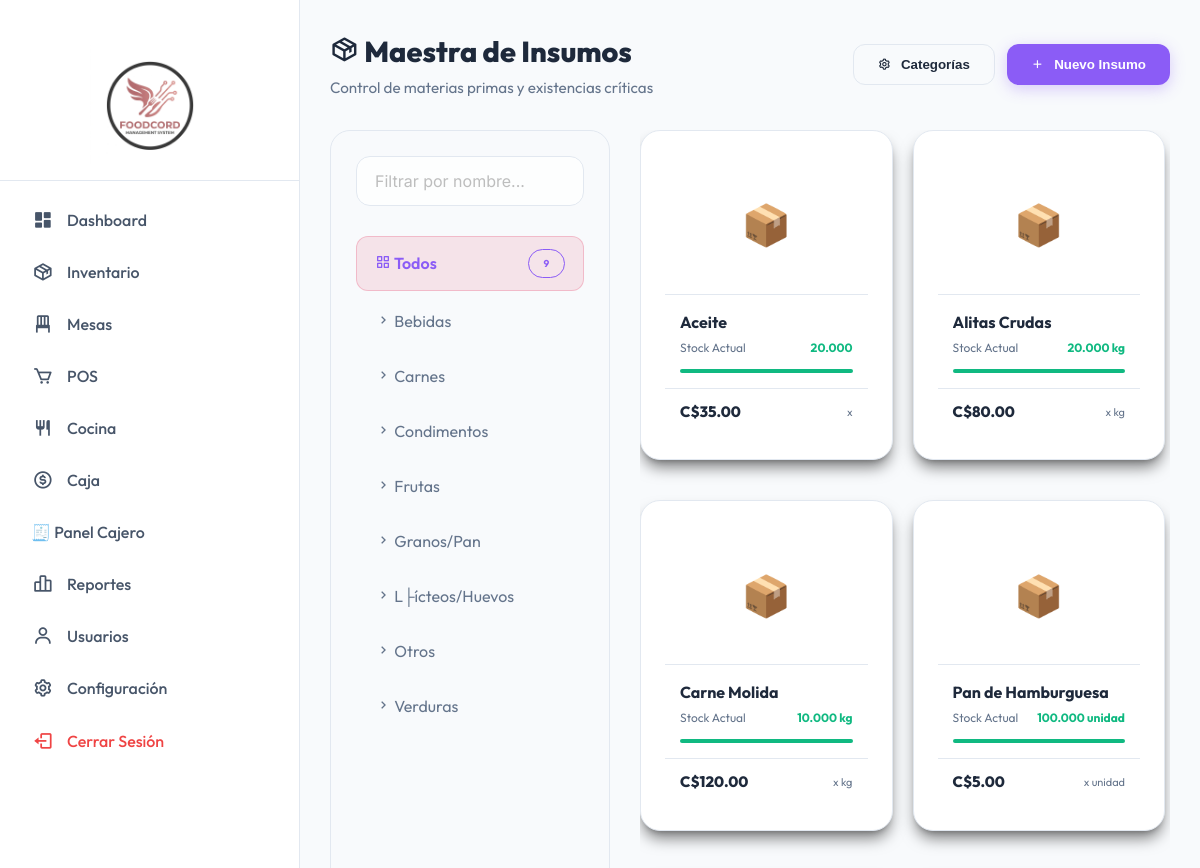
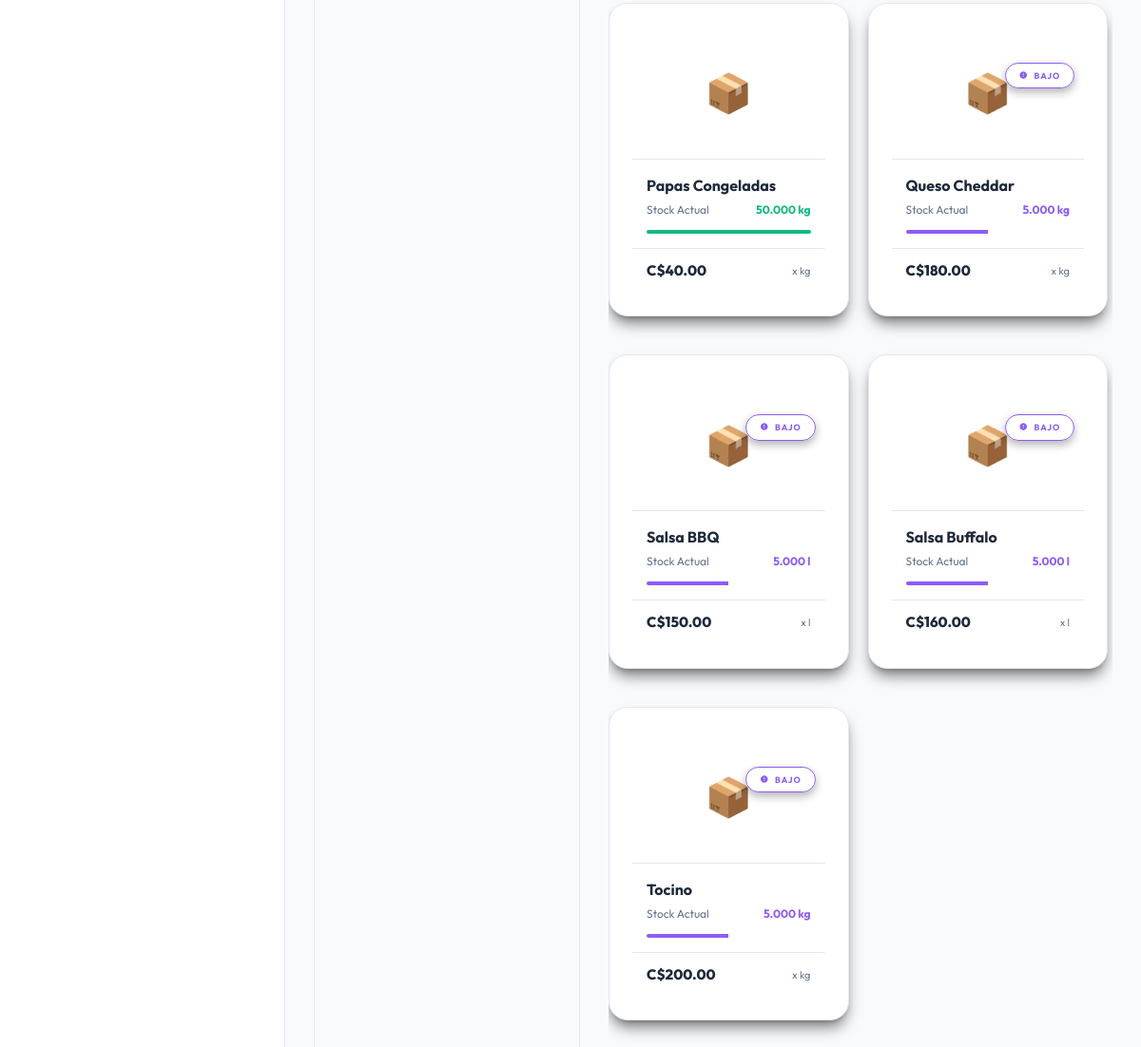
Page /inventario_insumos.php (signed in) on the committed database (2 pictures, top to bottom).
### tables this page shows
CREATE TABLE IF NOT EXISTS modules (
    id INT AUTO_INCREMENT PRIMARY KEY,
    module_key VARCHAR(50) UNIQUE NOT NULL,
    name VARCHAR(100) NOT NULL,
    icon VARCHAR(10) DEFAULT '',
    file_path VARCHAR(100) NOT NULL,
    display_order INT DEFAULT 0,
    is_active TINYINT(1) DEFAULT 1,
    created_at TIMESTAMP DEFAULT CURRENT_TIMESTAMP
);

CREATE TABLE `ingredient_categories` (
  `id` int(11) NOT NULL AUTO_INCREMENT,
  `name` varchar(100) NOT NULL,
  `description` text DEFAULT NULL,
  PRIMARY KEY (`id`)
);

CREATE TABLE `ingredients` (
  `id` int(11) NOT NULL AUTO_INCREMENT,
  `name` varchar(100) NOT NULL,
  `icon` varchar(50) DEFAULT NULL,
  `image_url` varchar(255) DEFAULT NULL,
  `unit` enum('kg','g','l','ml','unidad') NOT NULL DEFAULT 'unidad',
  `cost` decimal(10,2) NOT NULL DEFAULT 0.00 COMMENT 'Cost per unit',
  `stock` decimal(10,3) NOT NULL DEFAULT 0.000,
  `min_stock` decimal(10,3) DEFAULT 5.000,
  `created_at` timestamp NOT NULL DEFAULT current_timestamp(),
  `category_id` int(11) DEFAULT NULL,
  PRIMARY KEY (`id`)
);

### includes/modules_helper.php (called while the page is built, shortened)
<?php
function getUserModules($pdo, $role_id)
{
    try {
        $stmt = $pdo->prepare('
            SELECT m.*
            FROM modules m
            INNER JOIN role_modules rm ON m.id = rm.module_id
            WHERE rm.role_id = ? AND m.is_active = 1
            ORDER BY m.display_order ASC
        ');
        $stmt->execute([$role_id]);
        return $stmt->fetchAll(PDO::FETCH_ASSOC);
    } catch (Exception $e) {
        return [];
    }
}

### inventario_insumos.php (the view, shortened to what this page needs)
<?php
require_once __DIR__ . '/includes/inventory_helper.php';
require_once __DIR__ . '/includes/modules_helper.php';
$stmt = $pdo->query("SELECT * FROM ingredient_categories ORDER BY name ASC");
$categories = $stmt->fetchAll(PDO::FETCH_ASSOC);
$stmt = $pdo->query("SELECT * FROM ingredients ORDER BY name ASC");
$ingredients = $stmt->fetchAll(PDO::FETCH_ASSOC);
include __DIR__ . '/includes/header.php';
?><div class="dashboard-wrapper">
    <?php include __DIR__ . '/includes/sidebar.php'; ?>
    <main class="main-content">
        <div class="fc-header" style="margin-bottom: 30px;">
            <div class="fc-header-left">
                <h1><i class='bx bx-package'></i> Maestra de Insumos</h1>
                <p>Control de materias primas y existencias críticas</p>
            </div>
            <div class="fc-header-right no-print">
                <div style="display: flex; gap: 12px;">
                    <button class="fc-btn fc-btn-outline" onclick="openCatManager()">
                        <i class='bx bx-cog'></i> Categorías
                    </button>
                    <button class="fc-btn fc-btn-primary" onclick="initNewIngredient()">
                        <i class='bx bx-plus'></i> Nuevo Insumo
                    </button>
                </div>
            </div>
        </div>
        <div class="inventory-container">
            <aside class="inventory-sidebar">
                <div style="margin-bottom: 10px;">
                    <input type="text" id="gridSearch" placeholder="Filtrar por nombre..." class="fc-input" onkeyup="filterGrid()">
                </div>
                <div class="category-list" style="display:flex; flex-direction:column; gap:5px;">
                    <div class="category-item active" onclick="filterCategory('all', this)">
                        <span><i class='bx bx-grid-alt'></i> Todos</span>
                        <span class="fc-badge fc-badge-outline" style="font-size: 10px;"><?= count($ingredients) ?></span>
                    </div>
                    <?php foreach ($categories as $cat): ?>
                        <div class="category-item" onclick="filterCategory(<?= $cat['id'] ?>, this)">
                            <span><i class='bx bx-chevron-right'></i> <?= htmlspecialchars($cat['name']) ?></span>
                        </div>
                    <?php endforeach; ?>
                </div>
            </aside>
            <div class="inventory-main">
                <div style="display: grid; grid-template-columns: repeat(auto-fill, minmax(220px, 1fr)); gap: 20px;" id="ingGrid">
                    <?php foreach ($ingredients as $ing): ?>
                        <?php
                        $isLow = $ing['stock'] <= $ing['min_stock'];
                        $isCritical = $ing['stock'] <= ($ing['min_stock'] / 2);
                        ?>
                        <div class="fc-card insumo-card" data-cat="<?= $ing['category_id'] ?>" data-name="<?= strtolower($ing['name']) ?>"
                             onclick='loadIngredient(<?= htmlspecialchars(json_encode($ing, JSON_HEX_APOS | JSON_HEX_QUOT), ENT_QUOTES, 'UTF-8') ?>)'>
                            <div class="insumo-image">
                                <?php if($isLow): ?>
                                    <div class="insumo-status">
                                        <span class="fc-badge <?= $isCritical ? 'fc-badge-primary' : 'fc-badge-outline' ?>" style="font-size: 9px; box-shadow: 0 4px 10px rgba(0,0,0,0.3);">
                                            <i class='bx bxs-error-circle'></i> <?= $isCritical ? 'CRÍTICO' : 'BAJO' ?>
                                        </span>
                                    </div>
                                <?php endif; ?>
                                <?php if ($ing['image_url']): ?>
                                    <img src="<?= htmlspecialchars($ing['image_url']) ?>">
                                <?php else: ?>
                                    <span><?= $ing['icon'] ?: '📦' ?></span>
                                <?php endif; ?>
                            </div>
                            <div class="insumo-content">
                                <div class="insumo-title"><?= htmlspecialchars($ing['name']) ?></div>
                                <div class="insumo-meta">
                                    <span>Stock Actual</span>
                                    <span style="color: <?= $isLow ? 'var(--fc-primary)' : '#10b981' ?>; font-weight: 700;">
                                        <?= $ing['stock'] ?> <?= $ing['unit'] ?>
                                    </span>
                                </div>
                                <div style="height: 4px; background: rgba(255,255,255,0.05); border-radius: 10px; overflow: hidden;">
                                    <?php
                                    $perc = min(100, ($ing['stock'] / (max($ing['min_stock'] * 2, 1))) * 100);
                                    $barColor = $isLow ? 'var(--fc-primary)' : '#10b981';
                                    ?>
                                    <div style="width: <?= $perc ?>%; height: 100%; background: <?= $barColor ?>; transition: width 0.3s;"></div>
                                </div>
                            </div>
                            <div class="insumo-footer">
                                <div class="insumo-price">C$<?= number_format($ing['cost'], 2) ?></div>
                                <div style="font-size: 11px; color: var(--fc-text-sec);">x <?= $ing['unit'] ?></div>
                            </div>
                        </div>
                    <?php endforeach; ?>
                </div>
            </div>
        </div>
    </main>
</div>
<?php include __DIR__ . '/includes/footer.php'; ?>

### includes/sidebar.php (shortened to what this page needs)
<?php
require_once __DIR__ . '/modules_helper.php';
$company_name = 'Sistema Pizzería';
$company_logo = '';
try {
    $stmt = $pdo->query("SHOW TABLES LIKE 'settings'");
    if ($stmt->rowCount() > 0) {
        $stmt = $pdo->prepare("SELECT setting_key, setting_value FROM settings WHERE setting_key IN ('company_name', 'company_logo', 'show_company_name')");
        $stmt->execute();
        $settings = $stmt->fetchAll(PDO::FETCH_KEY_PAIR);
        if (!empty($settings['company_name'])) {
            $company_name = $settings['company_name'];
        }
        if (!empty($settings['company_logo'])) {
            $company_logo = $settings['company_logo'];
        }
    }
} catch (Exception $e) {
}
$current_page = basename($_SERVER['PHP_SELF']);
$user_modules = [];
if (modulesTableExists($pdo)) {
    $user_modules = getUserModules($pdo, $_SESSION['role_id']);
}
$use_legacy = empty($user_modules);
function getIcon($page)
{
    switch ($page) {
        case 'inicio.php':
            return "<i class='bx bxs-dashboard'></i>";
        case 'productos.php':
            return "<i class='bx bx-package'></i>";
        case 'mesas.php':
            return "<i class='bx bx-chair'></i>";
        case 'venta.php':
            return "<i class='bx bx-cart'></i>";
        case 'cocina.php':
            return "<i class='bx bx-restaurant'></i>";
        case 'caja.php':
            return "<i class='bx bx-dollar-circle'></i>";
        case 'reportes.php':
            return "<i class='bx bx-bar-chart-alt-2'></i>";
        case 'usuarios.php':
            return "<i class='bx bx-user'></i>";
        case 'configuracion.php':
            return "<i class='bx bx-cog'></i>";
        default:
            return "<i class='bx bx-circle'></i>";
    }
}
?>
<aside class="sidebar">
    <div class="sidebar-header">
        <?php if ($company_logo): ?>
            <div class="logo-container">
                <img src="<?= htmlspecialchars($company_logo) ?>?v=<?= time() ?>" alt="Logo" class="sidebar-logo">
            </div>
        <?php else: ?>
            <h2><i class='bx bx-dish' style="color: var(--fc-primary);"></i> <?= htmlspecialchars($company_name) ?></h2>
        <?php endif; ?>
    </div>
    <ul class="sidebar-menu">
        <?php if ($use_legacy): ?>
            <?php if ($_SESSION['role_id'] == 1 || $_SESSION['role_id'] == 5):  ?>
                <li><a href="inicio.php"
                        class="<?= $current_page == 'inicio.php' ? 'active' : '' ?>"><?= getIcon('inicio.php') ?> Dashboard</a>
                </li>
                <li><a href="productos.php"
                        class="<?= $current_page == 'productos.php' ? 'active' : '' ?>"><?= getIcon('productos.php') ?>
                        Menú</a>
                </li>
                <li><a href="inventario_insumos.php"
                        class="<?= $current_page == 'inventario_insumos.php' ? 'active' : '' ?>"><?= getIcon('inventario_insumos.php') ?>
                        Insumos</a></li>
                <li><a href="gestion_recetas.php"
                        class="<?= $current_page == 'gestion_recetas.php' ? 'active' : '' ?>"><?= getIcon('gestion_recetas.php') ?>
                        Recetas/Costos</a></li>
            <?php endif; ?>
            <?php if ($_SESSION['role_id'] == 1 || $_SESSION['role_id'] == 5 || $_SESSION['role_id'] == 2):  ?>
                <li><a href="mesas.php" class="<?= $current_page == 'mesas.php' ? 'active' : '' ?>"><?= getIcon('mesas.php') ?>
                        Mesas</a></li>
            <?php endif; ?>
            <?php if ($_SESSION['role_id'] == 1 || $_SESSION['role_id'] == 5):  ?>
                <!-- <li><a href="mesas.php?tab=libre"
                        class="<?= $current_page == 'venta.php' ? 'active' : '' ?>"><?= getIcon('venta.php') ?>
                        POS</a></li> -->
                <li><a href="cocina.php"
                        class="<?= $current_page == 'cocina.php' ? 'active' : '' ?>"><?= getIcon('cocina.php') ?> Cocina</a>
                </li>
                <li><a href="caja.php" class="<?= $current_page == 'caja.php' ? 'active' : '' ?>"><?= getIcon('caja.php') ?>
                        Caja</a></li>
                <li><a href="cuentas.php" class="<?= $current_page == 'cuentas.php' ? 'active' : '' ?>"><i
                            class='bx bx-receipt'></i>
                        Cuentas</a></li>
                <li><a href="pedidosya.php"
                        class="<?= $current_page == 'pedidosya.php' || $current_page == 'factura_pedidosya.php' ? 'active' : '' ?>"><?= getIcon('pedidosya.php') ?>
                        PedidosYa</a></li>
                <li><a href="reportes.php"
                        class="<?= $current_page == 'reportes.php' ? 'active' : '' ?>"><?= getIcon('reportes.php') ?>
                        Reportes</a></li>
                <li><a href="usuarios.php"
                        class="<?= $current_page == 'usuarios.php' ? 'active' : '' ?>"><?= getIcon('usuarios.php') ?>
                        Usuarios</a></li>
                <li><a href="configuracion.php"
                        class="<?= $current_page == 'configuracion.php' ? 'active' : '' ?>"><?= getIcon('configuracion.php') ?>
                        Configuración</a></li>
            <?php endif; ?>
        <?php else: ?>
            <?php foreach ($user_modules as $module): ?>
                <?php
                if (
                    strpos($module['module_key'], 'config_') === 0 ||
                    in_array($module['module_key'], ['inventory_edit', 'inventory_delete', 'pedido_libre', 'pedidosya'])
                ) {
                    continue;
                }
                $is_active = ($current_page == $module['file_path']);
                $mappedIcon = getIcon($module['file_path']);
                if (strpos($mappedIcon, 'bx-circle') !== false && !empty($module['icon'])) {
                    $mappedIcon = $module['icon'];
                }
                ?>
                <li>
                    <a href="<?= htmlspecialchars($module['file_path']) ?>" class="<?= $is_active ? 'active' : '' ?>">
                        <?= $mappedIcon ?>         <?= htmlspecialchars($module['name']) ?>
                    </a>
                </li>
            <?php endforeach; ?>
        <?php endif; ?>
        <li><a href="salir.php" class="logout-link"><i class='bx bx-log-out'></i> Cerrar Sesión</a></li>
    </ul>
</aside>

### rows in the picture
modules: file_path "inicio.php" (drawn), name "Dashboard"
modules: file_path "productos.php" (drawn), name "Inventario"
modules: file_path "mesas.php" (drawn), name "Mesas"
modules: file_path "venta.php" (drawn), name "POS"
modules: file_path "cocina.php" (drawn), name "Cocina"
modules: file_path "caja.php" (drawn), name "Caja"
modules: icon "🧾", name "Panel Cajero"
modules: file_path "reportes.php" (drawn), name "Reportes"
modules: file_path "usuarios.php" (drawn), name "Usuarios"
modules: name "Configuración"
ingredient_categories: name "Bebidas"
ingredient_categories: name "Carnes"
ingredient_categories: name "Condimentos"
ingredient_categories: name "Frutas"
ingredient_categories: name "Granos/Pan"
ingredient_categories: name "L├ícteos/Huevos"
ingredient_categories: name "Otros"
ingredient_categories: name "Verduras"
ingredients: icon "📦", name "Aceite", stock "20.000", min_stock 5 (drawn), cost "35.00"
ingredients: icon "📦", name "Alitas Crudas", stock "20.000", unit "kg", min_stock 5 (drawn), cost "80.00"
ingredients: icon "📦", name "Carne Molida", stock "10.000", unit "kg", min_stock 5 (drawn), cost "120.00"
ingredients: icon "📦", name "Pan de Hamburguesa", stock "100.000", unit "unidad", min_stock 5 (drawn), cost "5.00"
ingredients: icon "📦", name "Papas Congeladas", stock "50.000", unit "kg", min_stock 5 (drawn), cost "40.00"
ingredients: min_stock 5 (drawn), icon "📦", name "Queso Cheddar", stock "5.000", unit "kg", cost "180.00"
ingredients: min_stock 5 (drawn), icon "📦", name "Salsa BBQ", stock "5.000", unit "l", cost "150.00"
ingredients: min_stock 5 (drawn), icon "📦", name "Salsa Buffalo", stock "5.000", unit "l", cost "160.00"
ingredients: min_stock 5 (drawn), icon "📦", name "Tocino", stock "5.000", unit "kg", cost "200.00"

### other values in the picture
count($ingredients) "9"
